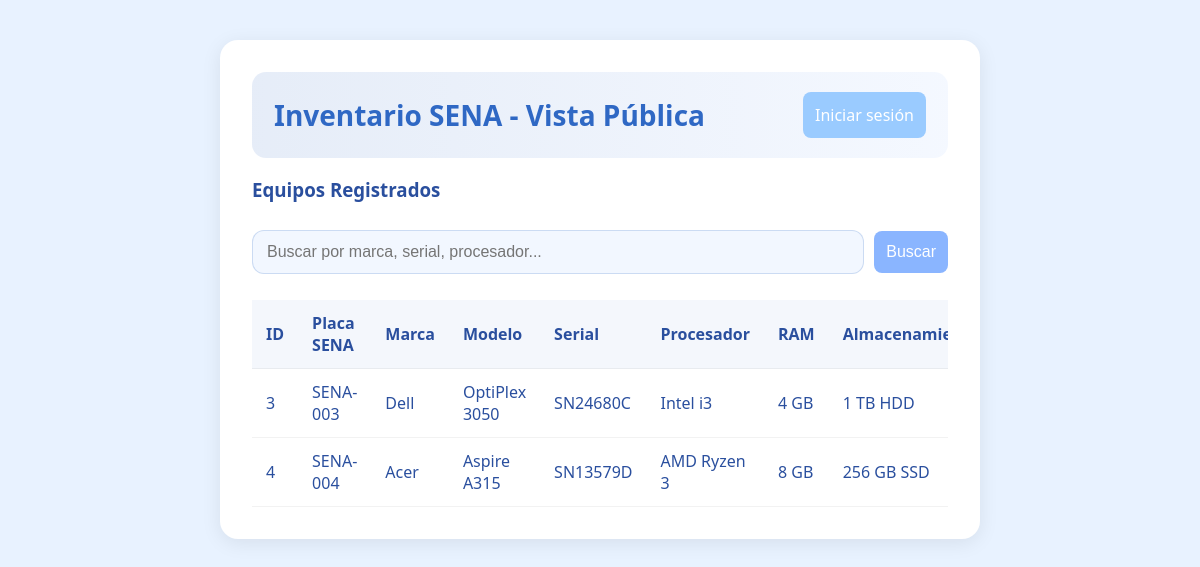
The app's page /buscar with its own data.
### tables this page shows
CREATE TABLE equipos (
    id INTEGER PRIMARY KEY AUTOINCREMENT,
    placa_sena TEXT UNIQUE NOT NULL,
    marca TEXT NOT NULL,
    modelo TEXT NOT NULL,
    serial TEXT UNIQUE NOT NULL,
    procesador TEXT,
    ram INTEGER,
    almacenamiento TEXT,
    estado TEXT NOT NULL DEFAULT 'Operativo'
);

### app.py (the view)
@app.route("/buscar", methods=["GET"])
def buscar():
    conn = get_db()
    cursor = conn.cursor()
    filtro = request.args.get("filtro", "")
    valor = f"%{filtro}%"
    cursor.execute("""
        SELECT * FROM equipos
        WHERE placa_sena LIKE ? OR marca LIKE ? OR modelo LIKE ? OR serial LIKE ?
        OR procesador LIKE ? OR ram LIKE ? OR almacenamiento LIKE ? OR estado LIKE ?
    """, (valor, valor, valor, valor, valor, valor, valor, valor))
    equipos = cursor.fetchall()
    if session.get("admin"):
        return render_template("index_admin.html", equipos=equipos)
    else:
        return render_template("index_publico.html", equipos=equipos)

### app.py (called while the page is built)
def get_db():
    db = getattr(g, "_database", None)
    if db is None:
        db = g._database = sqlite3.connect(DATABASE)
    return db

@app.teardown_appcontext
def close_connection(exception):
    db = getattr(g, "_database", None)
    if db is not None:
        db.close()

### templates/index_publico.html (shortened to what this page needs)
<!DOCTYPE html>
<html lang="es">
<head>
    <link rel="stylesheet" href="{{ url_for('static', filename='css/styles.css') }}">
</head>
<body>
<div class="container">
    <div class="page-header">
        <h2 class="titulo">Inventario SENA - Vista Pública</h2>
        <a href="{{ url_for('login') }}" class="btn pastel-sec login-btn small">Iniciar sesión</a>
    </div>
    <h3>Equipos Registrados</h3>
    <form action="{{ url_for('buscar') }}" method="GET" class="search-form">
        <input class="input-search" type="text" name="filtro" placeholder="Buscar por marca, serial, procesador...">
        <button class="btn pastel" type="submit">Buscar</button>
    </form>
    <div class="table-card">
    <table>
        <thead>
            <tr>
                <th>ID</th>
                <th>Placa SENA</th>
                <th>Marca</th>
                <th>Modelo</th>
                <th>Serial</th>
                <th>Procesador</th>
                <th>RAM</th>
                <th>Almacenamiento</th>
            </tr>
        </thead>
        <tbody>
            {% for equipo in equipos %}
            <tr>
                <td>{{ equipo[0] }}</td>
                <td>{{ equipo[1] }}</td>
                <td>{{ equipo[2] }}</td>
                <td>{{ equipo[3] }}</td>
                <td>{{ equipo[4] }}</td>
                <td>{{ equipo[5] }}</td>
                <td>{{ equipo[6] }}</td>
                <td>{{ equipo[7] }}</td>
            </tr>
            {% endfor %}
        </tbody>
    </table>
    </div>
</div>
</body>
</html>

### static/css/styles.css (style rules this page uses)
:root { --bg-page: #e8f2ff; --card-bg: #ffffff; --card-ghost: #f4faff; --primary: #2f68c4; --primary-600: #6ea2ff; --primary-500: #8ab5ff; --primary-400: #9acbff; --accent: #b7d4ff; --danger: #ffb4b4; --muted: #a9c7ff; --input-bg: #f2f7ff; --text-on-primary: #ffffff; --text-default: #2a4f9e; --space-xs: 6px; --space-sm: 8px; --space-md: 12px; --space-lg: 20px; --radius-sm: 8px; --radius-md: 12px; --radius-lg: 20px; --shadow-1: 0 2px 6px rgba(0,0,0,0.05); --shadow-2: 0 4px 20px rgba(0,0,0,0.08); --max-width: 1100px; }
* { box-sizing: border-box; }
html, body { height: 100%; margin: 0; font-family: 'Segoe UI', sans-serif; background: var(--bg-page); color: var(--text-default); -webkit-font-smoothing: antialiased; }
.container, .login-container { max-width: 760px; width: 90%; margin: 40px auto; padding: 32px; border-radius: 18px; background: var(--card-bg); box-shadow: var(--shadow-2); }
.titulo { text-align: center; font-size: 28px; color: var(--primary); margin-bottom: 25px; }
.btn { display: inline-block; padding: var(--space-md); border: none; font-size: 16px; border-radius: var(--radius-sm); cursor: pointer; transition: 0.18s ease; text-decoration: none; color: inherit; }
.pastel { background: var(--primary-500); color: #fff; }
.pastel-sec { background: var(--primary-400); color: #fff; }
.formulario input, .input-select, input[type="text"], input[type="search"], select, textarea { width: 100%; padding: var(--space-md); border-radius: var(--radius-sm); border: 1px solid var(--muted); margin: 10px 0; font-size: 16px; background: var(--input-bg); }
.table-card { overflow-x: auto; width: 100%; }
table { width: 100%; border-collapse: collapse; min-width: 600px; }
table th, table td { padding: 12px 14px; text-align: left; border-bottom: 1px solid rgba(0,0,0,0.05); }
thead th { background: rgba(47,104,196,0.05); font-weight: 700; }
.page-header { display: flex; align-items: center; justify-content: space-between; gap: 16px; padding: 20px 22px; border-radius: 14px; background: linear-gradient(90deg, rgba(47,104,196,0.12), rgba(138,181,255,0.09)); margin-bottom: 18px; }
.page-header .titulo { margin: 0; }
.search-form { display: flex; gap: 10px; align-items: center; margin: 16px 0; }
.search-form .input-search { flex: 1; padding: 12px 14px; border-radius: 12px; border: 1px solid rgba(47,104,196,0.2); }

### records on screen
equipos: id "3", placa_sena "SENA-003", marca "Dell", modelo "OptiPlex 3050", serial "SN24680C", procesador "Intel i3", ram "4 GB", almacenamiento "1 TB HDD"
equipos: id "4", placa_sena "SENA-004", marca "Acer", modelo "Aspire A315", serial "SN13579D", procesador "AMD Ryzen 3", ram "8 GB", almacenamiento "256 GB SSD"
